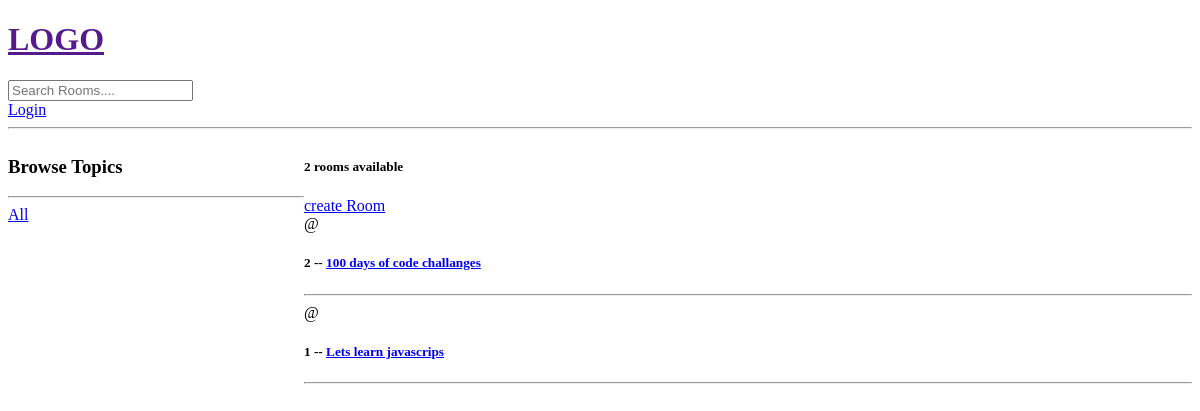
/, run on an earlier commit of the app's database.
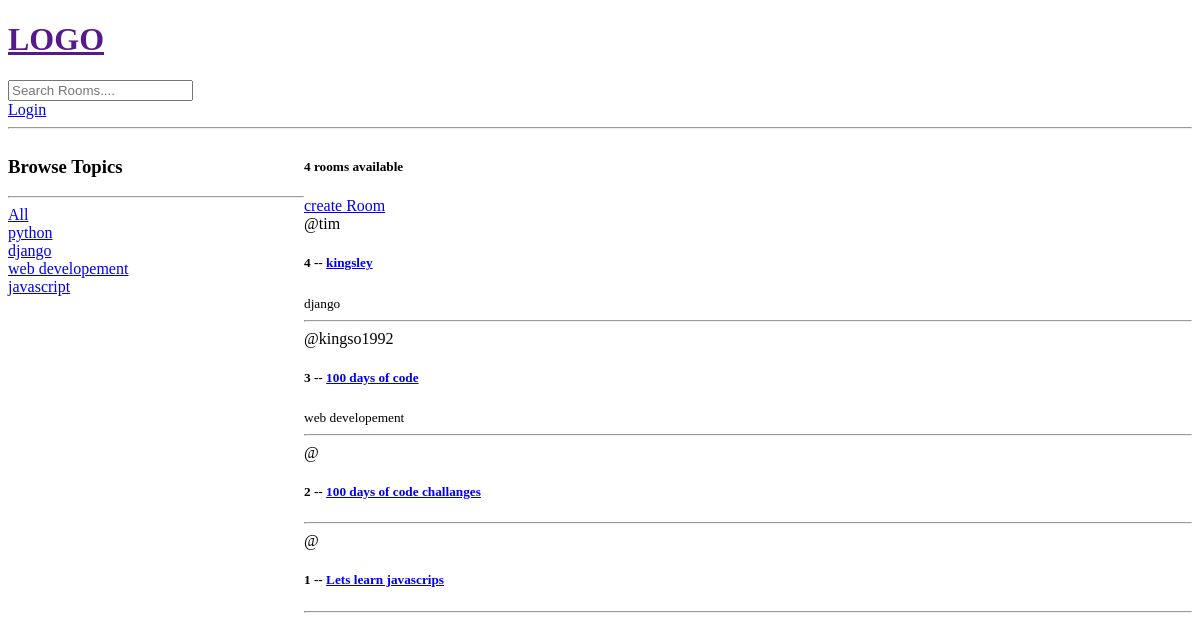
And on a later commit of the database.
### roots/models.py (models this page shows, shortened)
class Room(models.Model):
    host = models.ForeignKey(User, on_delete=models.SET_NULL, null=True)
    topic= models.ForeignKey(Topic, on_delete=models.SET_NULL, null=True)
    name = models.CharField(max_length=200)
    description = models.TextField(null=True, blank=True)
    updated = models.DateTimeField(auto_now=True)
    created = models.DateTimeField(auto_now_add=True)
    class Meta:
        ordering = ['-updated', '-created']

class Topic(models.Model):
  name = models.CharField(max_length=200)

### roots/views.py (the view)
# urls.py: path('', views.home, name='home'),
def home(request):
  q = request.GET.get('q') if request.GET.get('q') != None else ''
  rooms = Room.objects.filter(Q(topic__name__icontains=q) | Q(description__icontains=q) | Q(name__icontains=q))
  topics = Topic.objects.all()
  room_count = rooms.count()
  contest = {'rooms': rooms, 'topics': topics, 'room_count': room_count}
  return render(request,'roots/home.html', contest)

### roots/templates/roots/home.html (shortened to what this page needs)
{% extends 'main.html' %}
{% block content %}
 <div class="home-container">
  <div>
    <h3>Browse Topics</h3>
    <hr>
    <div>
      <a href="{% url 'home' %}">All</a>
    </div>
    {% for topic in topics  %}
      <div>
        <a href="{% url 'home' %}?q={{topic.name}}">{{topic.name}}</a>
      </div>
    {% endfor %}
  </div>
  <div>
    <h5>{{room_count}} rooms available</h5>
    <a href="{% url 'create-room' %}">create Room</a>
  <div>
    {% for room in rooms  %}
      <div>
        <span>@{{room.host.username}}</span>
        <h5>{{room.id}} -- <a href="{% url 'room' room.id %}">{{room.name}} </a></h5>
        <small>{{room.topic.name}}</small>
        <hr>
      </div>
    {% endfor %}
  </div>
  </div>
 </div>
{% endblock content %}

### templates/main.html (shortened to what this page needs)
<!DOCTYPE html>
<html>
  <head>
    <link rel="stylesheet" href="">
  </head>
  <body>
    {% include "navbar.html" %}
    {% block content %}
    {% endblock content %}
  </body>
</html>

### templates/navbar.html
<a href="">
  <h1>LOGO</h1>
</a>
<form action="{% url 'home'%}" method="GET">
  <input type="text" name="q" placeholder="Search Rooms....">
</form>
{% if request.user.is_authenticated %}
  <a href="{% url 'logout' %}">Logout</a>
{% else %}
  <a href="{% url 'login' %}">Login</a>
{% endif %}
<hr>

### roots/templates/roots/home.html (style rules this page uses)
.home-container { display: grid; grid-template-columns: 1fr 3fr; }

What changed in the data, as far as the page shows it:
added Topic: name "python"
added Topic: name "django"
added Topic: name "web developement"
added Topic: name "javascript"
added Room: host.username "tim", id "4", name "kingsley", topic.name "django"
added Room: host.username "kingso1992", id "3", name "100 days of code", topic.name "web developement"
Also different on the page:
{{ room_count }}: "2" → "4"
